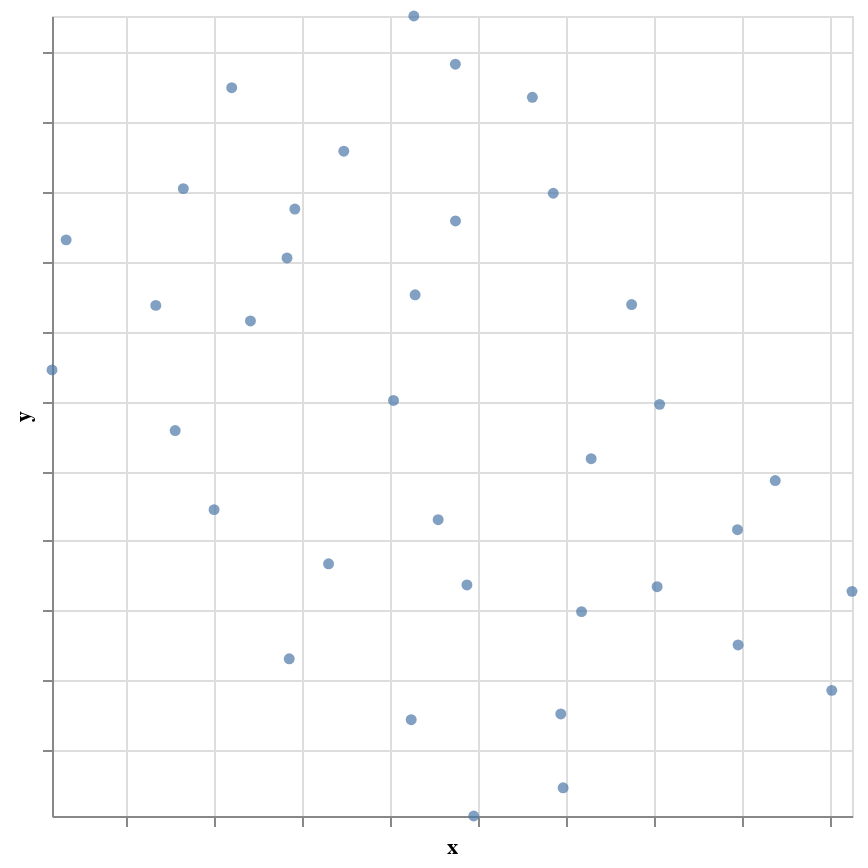

The code cell stored with this chart in its notebook:
### Code cell
# display scatterplot and pass domains for x and y to scale parameter
alt.Chart(data_umap).mark_circle().encode(
    alt.X('x', scale=alt.Scale(domain=x_domain), axis=alt.Axis(labels=False)),
    alt.Y('y', scale=alt.Scale(domain=y_domain), axis=alt.Axis(labels=False)),
    tooltip="country"
).properties(width=400, height=400)

### Figure 1 — Vega-Lite specification as saved in the notebook (floating-point values rounded to 4 significant figures)
{"config": {"view": {"continuousWidth": 300, "continuousHeight": 300}}, "data": {"name": "data-bed70c0bee72d818bb65fb30be7018c1"}, "mark": {"type": "circle"}, "encoding": {"tooltip": {"field": "country", "type": "nominal"}, "x": {"axis": {"labels": false}, "field": "x", "scale": {"domain": [-2.917, 1.622]}, "type": "quantitative"}, "y": {"axis": {"labels": false}, "field": "y", "scale": {"domain": [-0.9713, 4.762]}, "type": "quantitative"}}, "height": 400, "width": 400, "$schema": "https://vega.github.io/schema/vega-lite/v5.8.0.json", "datasets": {"data-bed70c0bee72d818bb65fb30be7018c1": [{"country": "Australia", "dwellings without basic facilities": 1.1, "housing expenditure": 20, "rooms per person": 2.3, "household net adjusted disposable income": 31197, "household net financial wealth": 38482, "employment rate": 72, "job security": 4.4, "long-term unemployment rate": 1.06, "personal earnings": 46585, "quality of support network": 93, "educational attainment": 74, "student skills": 512, "years in education": 18.8, "air pollution": 13, "water quality": 93, "consultation on rule-making": 10.5, "voter turnout": 93, "life expectancy": 82.0, "self-reported health": 85, "life satisfaction": 7.4, "assault rate": 2.1, "homicide rate": 0.8, "employees working very long hours": 14.23, "time devoted to leisure and personal care": 14.41, "x": -1.261, "y": 3.794}, {"country": "Austria", "dwellings without basic facilities": 1.0, "housing expenditure": 21, "rooms per person": 1.6, "household net adjusted disposable income": 29256, "household net financial wealth": 48125, "employment rate": 73, "job security": 3.4, "long-term unemployment rate": 1.07, "personal earnings": 43837, "quality of support network": 95, "educational attainment": 82, "student skills": 500, "years in education": 16.9, "air pollution": 27, "water quality": 95, "consultation on rule-making": 7.1, "voter turnout": 75, "life expectancy": 81.1, "self-reported health": 69, "life satisfaction": 7.5, "assault rate": 3.4, "homicide rate": 0.5, "employees working very long hours": 8.61, "time devoted to leisure and personal care": 14.46, "x": -1.897, "y": 4.248}, {"country": "Belgium", "dwellings without basic facilities": 1.9, "housing expenditure": 20, "rooms per person": 2.3, "household net adjusted disposable income": 27811, "household net financial wealth": 78368, "employment rate": 62, "job security": 4.5, "long-term unemployment rate": 3.37, "personal earnings": 47276, "quality of support network": 91, "educational attainment": 71, "student skills": 509, "years in education": 18.8, "air pollution": 21, "water quality": 84, "consultation on rule-making": 4.5, "voter turnout": 89, "life expectancy": 80.5, "self-reported health": 74, "life satisfaction": 7.1, "assault rate": 6.6, "homicide rate": 1.2, "employees working very long hours": 4.41, "time devoted to leisure and personal care": 15.71, "x": -2.917, "y": 2.226}, {"country": "Brazil", "dwellings without basic facilities": 6.7, "housing expenditure": 21, "rooms per person": 1.4, "household net adjusted disposable income": 10310, "household net financial wealth": 6875, "employment rate": 67, "job security": 4.8, "long-term unemployment rate": 2.17, "personal earnings": 7909, "quality of support network": 90, "educational attainment": 43, "student skills": 402, "years in education": 16.3, "air pollution": 18, "water quality": 67, "consultation on rule-making": 4.0, "voter turnout": 79, "life expectancy": 73.4, "self-reported health": 69, "life satisfaction": 7.2, "assault rate": 7.9, "homicide rate": 25.5, "employees working very long hours": 10.74, "time devoted to leisure and personal care": 14.97, "x": -0.5242, "y": -0.9713}, {"country": "Canada", "dwellings without basic facilities": 0.2, "housing expenditure": 22, "rooms per person": 2.5, "household net adjusted disposable income": 30212, "household net financial wealth": 63261, "employment rate": 72, "job security": 6.6, "long-term unemployment rate": 0.9, "personal earnings": 44017, "quality of support network": 94, "educational attainment": 89, "student skills": 522, "years in education": 17.0, "air pollution": 15, "water quality": 90, "consultation on rule-making": 10.5, "voter turnout": 61, "life expectancy": 81.0, "self-reported health": 88, "life satisfaction": 7.6, "assault rate": 1.3, "homicide rate": 1.7, "employees working very long hours": 3.98, "time devoted to leisure and personal care": 14.25, "x": -0.1913, "y": 4.18}, {"country": "Chile", "dwellings without basic facilities": 9.4, "housing expenditure": 19, "rooms per person": 1.3, "household net adjusted disposable income": 13762, "household net financial wealth": 18141, "employment rate": 62, "job security": 4.7, "long-term unemployment rate": 2.01, "personal earnings": 15438, "quality of support network": 85, "educational attainment": 72, "student skills": 436, "years in education": 16.4, "air pollution": 46, "water quality": 79, "consultation on rule-making": 2.0, "voter turnout": 88, "life expectancy": 78.3, "self-reported health": 59, "life satisfaction": 6.6, "assault rate": 6.9, "homicide rate": 5.2, "employees working very long hours": 15.42, "time devoted to leisure and personal care": 14.41, "x": -0.8788, "y": -0.281}, {"country": "Czech Republic", "dwellings without basic facilities": 0.9, "housing expenditure": 25, "rooms per person": 1.4, "household net adjusted disposable income": 17262, "household net financial wealth": 17875, "employment rate": 67, "job security": 4.2, "long-term unemployment rate": 3.03, "personal earnings": 20645, "quality of support network": 87, "educational attainment": 92, "student skills": 500, "years in education": 17.9, "air pollution": 16, "water quality": 81, "consultation on rule-making": 6.8, "voter turnout": 59, "life expectancy": 78.0, "self-reported health": 60, "life satisfaction": 6.7, "assault rate": 2.8, "homicide rate": 0.8, "employees working very long hours": 7.14, "time devoted to leisure and personal care": 14.98, "x": 1.187, "y": 1.433}, {"country": "Denmark", "dwellings without basic facilities": 0.4, "housing expenditure": 24, "rooms per person": 2.0, "household net adjusted disposable income": 25172, "household net financial wealth": 39951, "employment rate": 73, "job security": 5.8, "long-term unemployment rate": 2.11, "personal earnings": 45642, "quality of support network": 96, "educational attainment": 77, "student skills": 498, "years in education": 19.2, "air pollution": 15, "water quality": 95, "consultation on rule-making": 7.0, "voter turnout": 88, "life expectancy": 79.9, "self-reported health": 71, "life satisfaction": 7.6, "assault rate": 3.9, "homicide rate": 0.8, "employees working very long hours": 2.06, "time devoted to leisure and personal care": 16.06, "x": -2.328, "y": 2.688}, {"country": "Estonia", "dwellings without basic facilities": 8.6, "housing expenditure": 20, "rooms per person": 1.6, "household net adjusted disposable income": 14382, "household net financial wealth": 7843, "employment rate": 67, "job security": 5.3, "long-term unemployment rate": 5.46, "personal earnings": 17488, "quality of support network": 89, "educational attainment": 89, "student skills": 526, "years in education": 17.5, "air pollution": 9, "water quality": 80, "consultation on rule-making": 3.3, "voter turnout": 64, "life expectancy": 76.3, "self-reported health": 52, "life satisfaction": 5.4, "assault rate": 5.5, "homicide rate": 4.7, "employees working very long hours": 3.59, "time devoted to leisure and personal care": 14.9, "x": 1.622, "y": 0.6387}, {"country": "Finland", "dwellings without basic facilities": 0.6, "housing expenditure": 22, "rooms per person": 1.9, "household net adjusted disposable income": 26904, "household net financial wealth": 20190, "employment rate": 70, "job security": 6.4, "long-term unemployment rate": 1.65, "personal earnings": 38976, "quality of support network": 93, "educational attainment": 84, "student skills": 529, "years in education": 19.7, "air pollution": 15, "water quality": 95, "consultation on rule-making": 9.0, "voter turnout": 69, "life expectancy": 80.6, "self-reported health": 69, "life satisfaction": 7.4, "assault rate": 2.4, "homicide rate": 1.8, "employees working very long hours": 3.7, "time devoted to leisure and personal care": 14.89, "x": -0.8564, "y": 2.764}, {"country": "France", "dwellings without basic facilities": 0.5, "housing expenditure": 21, "rooms per person": 1.8, "household net adjusted disposable income": 29322, "household net financial wealth": 47668, "employment rate": 64, "job security": 6.5, "long-term unemployment rate": 3.98, "personal earnings": 38625, "quality of support network": 91, "educational attainment": 72, "student skills": 500, "years in education": 16.5, "air pollution": 12, "water quality": 85, "consultation on rule-making": 3.5, "voter turnout": 80, "life expectancy": 82.2, "self-reported health": 68, "life satisfaction": 6.7, "assault rate": 5.0, "homicide rate": 0.8, "employees working very long hours": 8.71, "time devoted to leisure and personal care": 15.33, "x": -1.997, "y": 1.224}, {"country": "Germany", "dwellings without basic facilities": 0.9, "housing expenditure": 21, "rooms per person": 1.8, "household net adjusted disposable income": 30721, "household net financial wealth": 49484, "employment rate": 73, "job security": 3.2, "long-term unemployment rate": 2.52, "personal earnings": 41782, "quality of support network": 93, "educational attainment": 86, "student skills": 515, "years in education": 18.1, "air pollution": 16, "water quality": 94, "consultation on rule-making": 4.5, "voter turnout": 72, "life expectancy": 80.8, "self-reported health": 65, "life satisfaction": 7.0, "assault rate": 3.6, "homicide rate": 0.5, "employees working very long hours": 5.6, "time devoted to leisure and personal care": 15.31, "x": -1.791, "y": 2.577}, {"country": "Greece", "dwellings without basic facilities": 0.5, "housing expenditure": 27, "rooms per person": 1.2, "household net adjusted disposable income": 19095, "household net financial wealth": 14004, "employment rate": 51, "job security": 12.0, "long-term unemployment rate": 14.37, "personal earnings": 27434, "quality of support network": 68, "educational attainment": 67, "student skills": 466, "years in education": 18.6, "air pollution": 27, "water quality": 66, "consultation on rule-making": 6.5, "voter turnout": 62, "life expectancy": 80.8, "self-reported health": 76, "life satisfaction": 4.7, "assault rate": 3.7, "homicide rate": 1.4, "employees working very long hours": 5.65, "time devoted to leisure and personal care": 14.91, "x": 0.0876, "y": 0.4936}, {"country": "Hungary", "dwellings without basic facilities": 4.8, "housing expenditure": 21, "rooms per person": 1.0, "household net adjusted disposable income": 15240, "household net financial wealth": 13652, "employment rate": 57, "job security": 6.7, "long-term unemployment rate": 5.05, "personal earnings": 20514, "quality of support network": 87, "educational attainment": 82, "student skills": 487, "years in education": 17.5, "air pollution": 15, "water quality": 77, "consultation on rule-making": 7.9, "voter turnout": 64, "life expectancy": 75.0, "self-reported health": 56, "life satisfaction": 4.9, "assault rate": 3.6, "homicide rate": 1.5, "employees working very long hours": 2.92, "time devoted to leisure and personal care": 15.04, "x": 0.9757, "y": 0.2543}, {"country": "Iceland", "dwellings without basic facilities": 0.4, "housing expenditure": 21, "rooms per person": 1.6, "household net adjusted disposable income": 22415, "household net financial wealth": 43045, "employment rate": 80, "job security": 4.3, "long-term unemployment rate": 1.68, "personal earnings": 39433, "quality of support network": 96, "educational attainment": 71, "student skills": 484, "years in education": 19.5, "air pollution": 18, "water quality": 97, "consultation on rule-making": 5.1, "voter turnout": 81, "life expectancy": 82.4, "self-reported health": 78, "life satisfaction": 7.5, "assault rate": 2.7, "homicide rate": 1.3, "employees working very long hours": 13.73, "time devoted to leisure and personal care": 14.61, "x": -1.539, "y": 3.379}, {"country": "Ireland", "dwellings without basic facilities": 0.2, "housing expenditure": 20, "rooms per person": 2.1, "household net adjusted disposable income": 23721, "household net financial wealth": 28099, "employment rate": 59, "job security": 6.4, "long-term unemployment rate": 9.24, "personal earnings": 50853, "quality of support network": 95, "educational attainment": 73, "student skills": 516, "years in education": 17.5, "air pollution": 13, "water quality": 84, "consultation on rule-making": 9.0, "voter turnout": 70, "life expectancy": 80.6, "self-reported health": 83, "life satisfaction": 6.8, "assault rate": 2.6, "homicide rate": 0.8, "employees working very long hours": 4.17, "time devoted to leisure and personal care": 15.19, "x": -0.9791, "y": 2.007}, {"country": "Israel", "dwellings without basic facilities": 3.8, "housing expenditure": 21, "rooms per person": 1.1, "household net adjusted disposable income": 20434, "household net financial wealth": 55932, "employment rate": 67, "job security": 6.5, "long-term unemployment rate": 0.91, "personal earnings": 27577, "quality of support network": 89, "educational attainment": 83, "student skills": 474, "years in education": 15.7, "air pollution": 21, "water quality": 66, "consultation on rule-making": 2.5, "voter turnout": 68, "life expectancy": 81.8, "self-reported health": 82, "life satisfaction": 7.1, "assault rate": 6.4, "homicide rate": 2.2, "employees working very long hours": 18.77, "time devoted to leisure and personal care": 14.48, "x": -1.571, "y": 0.1553}, {"country": "Italy", "dwellings without basic facilities": 0.5, "housing expenditure": 23, "rooms per person": 1.4, "household net adjusted disposable income": 24724, "household net financial wealth": 54147, "employment rate": 58, "job security": 5.5, "long-term unemployment rate": 5.67, "personal earnings": 33571, "quality of support network": 91, "educational attainment": 56, "student skills": 490, "years in education": 17.0, "air pollution": 21, "water quality": 80, "consultation on rule-making": 5.0, "voter turnout": 75, "life expectancy": 82.7, "self-reported health": 65, "life satisfaction": 6.0, "assault rate": 4.7, "homicide rate": 0.7, "employees working very long hours": 3.7, "time devoted to leisure and personal care": 14.98, "x": -1.348, "y": 0.8366}, {"country": "Japan", "dwellings without basic facilities": 6.4, "housing expenditure": 22, "rooms per person": 1.8, "household net adjusted disposable income": 25066, "household net financial wealth": 85309, "employment rate": 71, "job security": 2.9, "long-term unemployment rate": 1.67, "personal earnings": 36039, "quality of support network": 90, "educational attainment": 93, "student skills": 540, "years in education": 16.2, "air pollution": 24, "water quality": 86, "consultation on rule-making": 7.3, "voter turnout": 59, "life expectancy": 82.7, "self-reported health": 30, "life satisfaction": 6.0, "assault rate": 1.4, "homicide rate": 0.3, "employees working very long hours": 22.62, "time devoted to leisure and personal care": 14.93, "x": 0.3717, "y": 2.694}, {"country": "Korea", "dwellings without basic facilities": 4.2, "housing expenditure": 16, "rooms per person": 1.4, "household net adjusted disposable income": 18035, "household net financial wealth": 28290, "employment rate": 64, "job security": 3.0, "long-term unemployment rate": 0.01, "personal earnings": 34056, "quality of support network": 77, "educational attainment": 81, "student skills": 542, "years in education": 17.5, "air pollution": 30, "water quality": 78, "consultation on rule-making": 10.4, "voter turnout": 76, "life expectancy": 81.1, "self-reported health": 37, "life satisfaction": 6.0, "assault rate": 2.1, "homicide rate": 1.1, "employees working very long hours": 27.13, "time devoted to leisure and personal care": 14.63, "x": 0.5307, "y": 1.979}, {"country": "Luxembourg", "dwellings without basic facilities": 0.7, "housing expenditure": 23, "rooms per person": 2.0, "household net adjusted disposable income": 35635, "household net financial wealth": 57159, "employment rate": 66, "job security": 4.0, "long-term unemployment rate": 1.56, "personal earnings": 52542, "quality of support network": 88, "educational attainment": 77, "student skills": 490, "years in education": 14.1, "air pollution": 12, "water quality": 81, "consultation on rule-making": 6.0, "voter turnout": 91, "life expectancy": 81.1, "self-reported health": 73, "life satisfaction": 7.1, "assault rate": 4.3, "homicide rate": 2.1, "employees working very long hours": 3.18, "time devoted to leisure and personal care": 15.12, "x": -2.218, "y": 1.791}, {"country": "Mexico", "dwellings without basic facilities": 4.2, "housing expenditure": 21, "rooms per person": 1.0, "household net adjusted disposable income": 12850, "household net financial wealth": 10449, "employment rate": 61, "job security": 4.7, "long-term unemployment rate": 0.09, "personal earnings": 14653, "quality of support network": 74, "educational attainment": 36, "student skills": 417, "years in education": 15.2, "air pollution": 30, "water quality": 68, "consultation on rule-making": 9.0, "voter turnout": 63, "life expectancy": 74.4, "self-reported health": 66, "life satisfaction": 7.4, "assault rate": 12.8, "homicide rate": 23.4, "employees working very long hours": 28.77, "time devoted to leisure and personal care": 13.89, "x": -0.01688, "y": -0.7692}, {"country": "Netherlands", "dwellings without basic facilities": 0.0, "housing expenditure": 21, "rooms per person": 2.0, "household net adjusted disposable income": 25697, "household net financial wealth": 71073, "employment rate": 75, "job security": 3.6, "long-term unemployment rate": 1.78, "personal earnings": 45362, "quality of support network": 92, "educational attainment": 72, "student skills": 519, "years in education": 18.6, "air pollution": 30, "water quality": 94, "consultation on rule-making": 6.1, "voter turnout": 75, "life expectancy": 81.3, "self-reported health": 76, "life satisfaction": 7.4, "assault rate": 4.9, "homicide rate": 0.9, "employees working very long hours": 0.59, "time devoted to leisure and personal care": 15.44, "x": -2.836, "y": 3.158}, {"country": "New Zealand", "dwellings without basic facilities": 0.2, "housing expenditure": 25, "rooms per person": 2.3, "household net adjusted disposable income": 21773, "household net financial wealth": 7480, "employment rate": 72, "job security": 5.8, "long-term unemployment rate": 0.91, "personal earnings": 31394, "quality of support network": 96, "educational attainment": 74, "student skills": 509, "years in education": 18.1, "air pollution": 11, "water quality": 89, "consultation on rule-making": 10.3, "voter turnout": 74, "life expectancy": 81.2, "self-reported health": 89, "life satisfaction": 7.3, "assault rate": 2.2, "homicide rate": 1.9, "employees working very long hours": 13.07, "time devoted to leisure and personal care": 14.87, "x": -0.6275, "y": 3.294}, {"country": "Norway", "dwellings without basic facilities": 0.3, "housing expenditure": 17, "rooms per person": 2.0, "household net adjusted disposable income": 32093, "household net financial wealth": 8365, "employment rate": 76, "job security": 2.9, "long-term unemployment rate": 0.28, "personal earnings": 46618, "quality of support network": 93, "educational attainment": 82, "student skills": 496, "years in education": 17.9, "air pollution": 16, "water quality": 96, "consultation on rule-making": 8.1, "voter turnout": 78, "life expectancy": 81.4, "self-reported health": 73, "life satisfaction": 7.7, "assault rate": 3.3, "homicide rate": 2.3, "employees working very long hours": 3.1, "time devoted to leisure and personal care": 15.56, "x": -2.172, "y": 3.525}, {"country": "Poland", "dwellings without basic facilities": 3.5, "housing expenditure": 23, "rooms per person": 1.0, "household net adjusted disposable income": 16234, "household net financial wealth": 10406, "employment rate": 60, "job security": 7.3, "long-term unemployment rate": 3.51, "personal earnings": 21140, "quality of support network": 89, "educational attainment": 89, "student skills": 521, "years in education": 18.3, "air pollution": 33, "water quality": 77, "consultation on rule-making": 10.8, "voter turnout": 55, "life expectancy": 76.9, "self-reported health": 58, "life satisfaction": 5.7, "assault rate": 1.4, "homicide rate": 1.0, "employees working very long hours": 7.58, "time devoted to leisure and personal care": 14.2, "x": 0.9723, "y": 1.081}, {"country": "Portugal", "dwellings without basic facilities": 0.9, "housing expenditure": 18, "rooms per person": 1.6, "household net adjusted disposable income": 18806, "household net financial wealth": 29640, "employment rate": 62, "job security": 9.1, "long-term unemployment rate": 7.62, "personal earnings": 23419, "quality of support network": 85, "educational attainment": 35, "student skills": 488, "years in education": 17.8, "air pollution": 18, "water quality": 87, "consultation on rule-making": 6.5, "voter turnout": 58, "life expectancy": 80.8, "self-reported health": 50, "life satisfaction": 5.2, "assault rate": 5.7, "homicide rate": 0.9, "employees working very long hours": 9.31, "time devoted to leisure and personal care": 14.95, "x": -0.5626, "y": 0.6844}, {"country": "Russian Federation", "dwellings without basic facilities": 15.1, "housing expenditure": 11, "rooms per person": 0.9, "household net adjusted disposable income": 17230, "household net financial wealth": 3331, "employment rate": 69, "job security": 4.0, "long-term unemployment rate": 1.69, "personal earnings": 21311, "quality of support network": 84, "educational attainment": 94, "student skills": 481, "years in education": 15.8, "air pollution": 15, "water quality": 44, "consultation on rule-making": 2.5, "voter turnout": 65, "life expectancy": 69.0, "self-reported health": 37, "life satisfaction": 5.5, "assault rate": 3.8, "homicide rate": 12.8, "employees working very long hours": 0.17, "time devoted to leisure and personal care": 14.97, "x": 1.507, "y": -0.07084}, {"country": "Slovak Republic", "dwellings without basic facilities": 1.1, "housing expenditure": 25, "rooms per person": 1.2, "household net adjusted disposable income": 17228, "household net financial wealth": 9651, "employment rate": 60, "job security": 5.8, "long-term unemployment rate": 8.89, "personal earnings": 20428, "quality of support network": 88, "educational attainment": 91, "student skills": 472, "years in education": 16.4, "air pollution": 13, "water quality": 82, "consultation on rule-making": 6.6, "voter turnout": 59, "life expectancy": 76.1, "self-reported health": 63, "life satisfaction": 5.9, "assault rate": 3.0, "homicide rate": 1.2, "employees working very long hours": 6.48, "time devoted to leisure and personal care": 14.99, "x": 0.5164, "y": 0.6719}, {"country": "Slovenia", "dwellings without basic facilities": 0.4, "housing expenditure": 20, "rooms per person": 1.4, "household net adjusted disposable income": 19692, "household net financial wealth": 18912, "employment rate": 64, "job security": 5.0, "long-term unemployment rate": 4.23, "personal earnings": 33040, "quality of support network": 93, "educational attainment": 84, "student skills": 499, "years in education": 18.3, "air pollution": 26, "water quality": 90, "consultation on rule-making": 10.3, "voter turnout": 66, "life expectancy": 80.1, "self-reported health": 61, "life satisfaction": 6.0, "assault rate": 3.9, "homicide rate": 0.4, "employees working very long hours": 5.72, "time devoted to leisure and personal care": 14.62, "x": 0.1422, "y": 1.59}, {"country": "Spain", "dwellings without basic facilities": 0.0, "housing expenditure": 20, "rooms per person": 1.9, "household net adjusted disposable income": 22799, "household net financial wealth": 23920, "employment rate": 56, "job security": 17.7, "long-term unemployment rate": 11.13, "personal earnings": 34747, "quality of support network": 92, "educational attainment": 54, "student skills": 490, "years in education": 17.6, "air pollution": 24, "water quality": 75, "consultation on rule-making": 7.3, "voter turnout": 69, "life expectancy": 82.4, "self-reported health": 75, "life satisfaction": 6.2, "assault rate": 4.2, "homicide rate": 0.7, "employees working very long hours": 5.95, "time devoted to leisure and personal care": 16.06, "x": -0.7259, "y": 1.153}, {"country": "Sweden", "dwellings without basic facilities": 0.0, "housing expenditure": 21, "rooms per person": 1.7, "household net adjusted disposable income": 27546, "household net financial wealth": 55301, "employment rate": 74, "job security": 6.5, "long-term unemployment rate": 1.4, "personal earnings": 38789, "quality of support network": 91, "educational attainment": 87, "student skills": 482, "years in education": 19.2, "air pollution": 10, "water quality": 97, "consultation on rule-making": 10.9, "voter turnout": 85, "life expectancy": 81.9, "self-reported health": 80, "life satisfaction": 7.4, "assault rate": 5.1, "homicide rate": 1.0, "employees working very long hours": 1.14, "time devoted to leisure and personal care": 15.11, "x": -1.583, "y": 3.028}, {"country": "Switzerland", "dwellings without basic facilities": 0.1, "housing expenditure": 23, "rooms per person": 1.9, "household net adjusted disposable income": 30745, "household net financial wealth": 100812, "employment rate": 79, "job security": 2.8, "long-term unemployment rate": 1.48, "personal earnings": 52307, "quality of support network": 94, "educational attainment": 86, "student skills": 518, "years in education": 17.1, "air pollution": 20, "water quality": 95, "consultation on rule-making": 8.4, "voter turnout": 49, "life expectancy": 82.8, "self-reported health": 81, "life satisfaction": 7.8, "assault rate": 4.2, "homicide rate": 0.5, "employees working very long hours": 7.3, "time devoted to leisure and personal care": 14.98, "x": -0.6282, "y": 4.417}, {"country": "Turkey", "dwellings without basic facilities": 12.7, "housing expenditure": 21, "rooms per person": 1.1, "household net adjusted disposable income": 13794, "household net financial wealth": 3317, "employment rate": 49, "job security": 7.8, "long-term unemployment rate": 2.29, "personal earnings": 17460, "quality of support network": 79, "educational attainment": 32, "student skills": 462, "years in education": 16.0, "air pollution": 35, "water quality": 60, "consultation on rule-making": 5.5, "voter turnout": 88, "life expectancy": 74.6, "self-reported health": 67, "life satisfaction": 4.9, "assault rate": 5.0, "homicide rate": 3.3, "employees working very long hours": 43.29, "time devoted to leisure and personal care": 13.42, "x": -0.03004, "y": -0.2401}, {"country": "United Kingdom", "dwellings without basic facilities": 0.3, "housing expenditure": 24, "rooms per person": 1.9, "household net adjusted disposable income": 25828, "household net financial wealth": 60065, "employment rate": 71, "job security": 5.6, "long-term unemployment rate": 2.75, "personal earnings": 40649, "quality of support network": 94, "educational attainment": 77, "student skills": 502, "years in education": 16.6, "air pollution": 13, "water quality": 92, "consultation on rule-making": 11.5, "voter turnout": 66, "life expectancy": 81.1, "self-reported health": 78, "life satisfaction": 6.9, "assault rate": 1.9, "homicide rate": 0.3, "employees working very long hours": 12.27, "time devoted to leisure and personal care": 14.83, "x": -0.07279, "y": 3.492}, {"country": "United States", "dwellings without basic facilities": 0.1, "housing expenditure": 19, "rooms per person": 2.3, "household net adjusted disposable income": 39531, "household net financial wealth": 132822, "employment rate": 67, "job security": 6.3, "long-term unemployment rate": 2.36, "personal earnings": 54214, "quality of support network": 90, "educational attainment": 89, "student skills": 492, "years in education": 17.1, "air pollution": 18, "water quality": 87, "consultation on rule-making": 8.3, "voter turnout": 67, "life expectancy": 78.7, "self-reported health": 90, "life satisfaction": 7.0, "assault rate": 1.5, "homicide rate": 5.2, "employees working very long hours": 11.44, "time devoted to leisure and personal care": 14.27, "x": -0.8639, "y": 4.762}]}}
